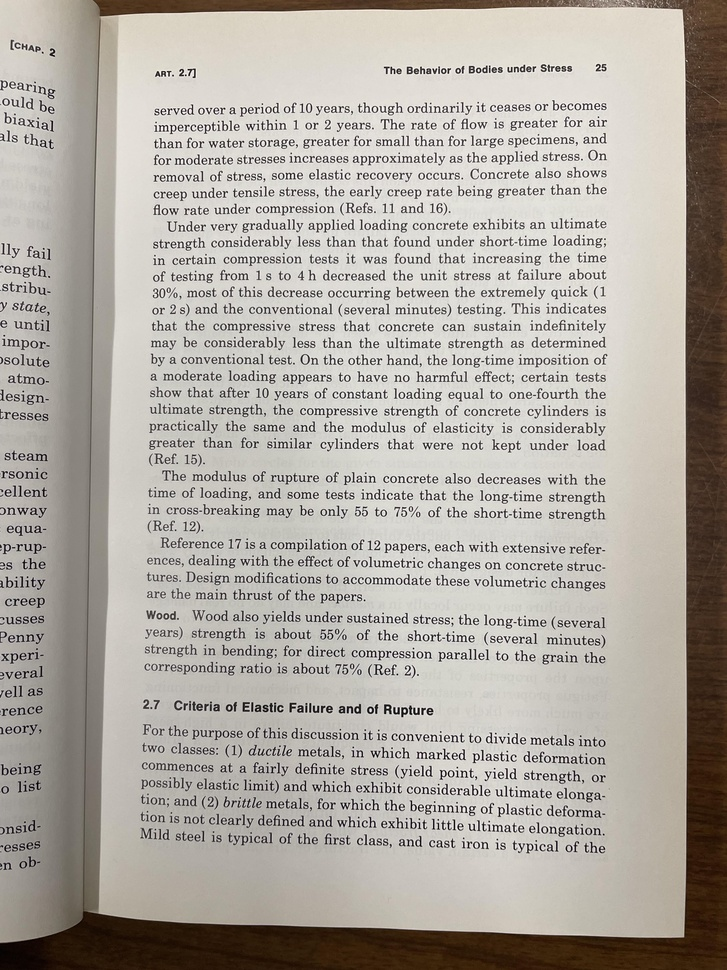
#> input picture images/unnamed.jpg, 727 x 970 px, shrunk from 3024 x 4032 before the run, found by its file name
$ python image_inspect.py
#> lines starting #> are read from the running program, lines starting #| are printed output that depends on the picture; after the words box and inside, x2 and y2 are one past the last pixel; in counts of white or black regions, pixels touching at a corner belong together
# Save this as debug_ocr.py or run in a Jupyter notebook

import cv2
import numpy as np
from matplotlib import pyplot as plt
import pytesseract

# Set this to your Tesseract path if needed
pytesseract.pytesseract.tesseract_cmd = r"C:\Users\nijjohnson\AppData\Local\Programs\Tesseract-OCR\tesseract.exe"

def show_image(title, img):
    plt.figure(figsize=(8, 6))
    plt.title(title)
    plt.imshow(img, cmap='gray')
    plt.axis('off')
    plt.show()

def debug_image_processing(image_path):
    # Load original
#> called with image_path = '.\\images\\unnamed.jpg'
    img = cv2.imread(image_path)
#> img is the input picture: shape (970, 727, 3); mean B, G, R 162.9, 170.3, 175.9
    if img is None:
        print(f"Could not load image: {image_path}")
        return
    show_image("Original", cv2.cvtColor(img, cv2.COLOR_BGR2RGB))

    # Grayscale
    gray = cv2.cvtColor(img, cv2.COLOR_BGR2GRAY)
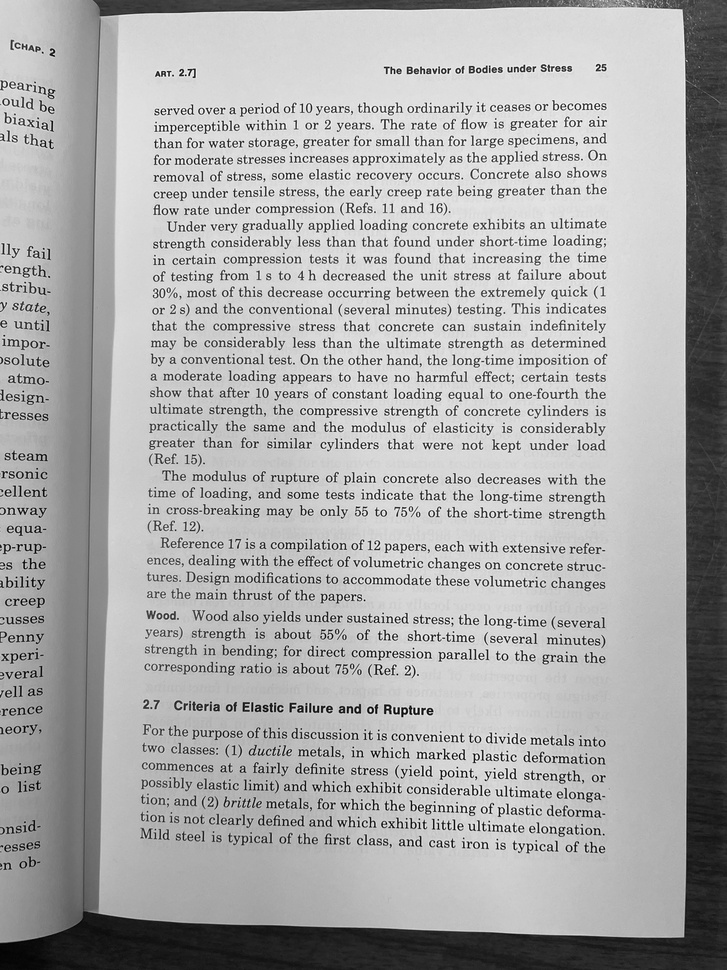
#> gray: shape (970, 727); min 0, max 255, mean 171.1
    show_image("Grayscale", gray)

    # Denoise
    denoised = cv2.fastNlMeansDenoising(gray)
    show_image("Denoised", denoised)

    # Threshold
    thresh = cv2.adaptiveThreshold(
        denoised, 255, cv2.ADAPTIVE_THRESH_GAUSSIAN_C,
        cv2.THRESH_BINARY, 101, 2
    )
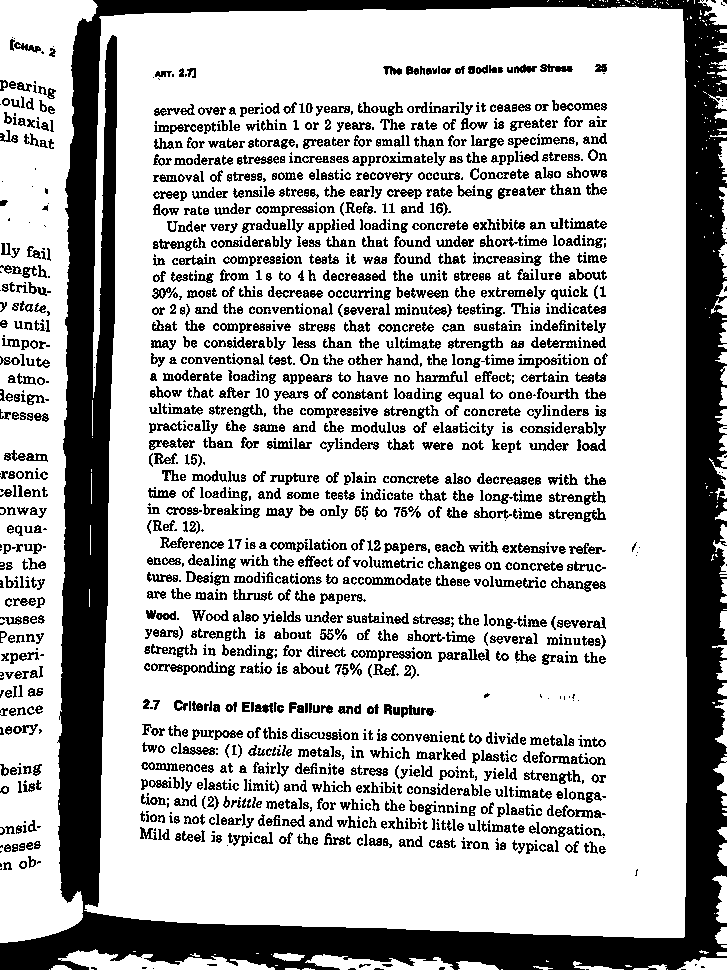
#> thresh: shape (970, 727); 74% white; 2054 black regions (381 under 20 px), largest, box (x1, y1, x2, y2) and area: (0, 0, 727, 970) 99080, (151, 663, 206, 675) 268, (178, 743, 215, 755) 195
    show_image("Thresholded", thresh)

    # Deskew (simple version)
    coords = np.column_stack(np.where(thresh < 255))
#> coords = 183478 pairs, first value 0 to 969, second value 0 to 726
    angle = 0
    if coords.shape[0] > 0:
        rect = cv2.minAreaRect(coords)
#> rect = ((484.5, 363), (726, 969), -90)
        angle = rect[-1]
#> angle = -90
        if angle < -45:
            angle = -(90 + angle)
#> angle = 0
        else:
            angle = -angle
        (h, w) = thresh.shape
#> h = 970; w = 727
        M = cv2.getRotationMatrix2D((w // 2, h // 2), angle, 1.0)
#> M = [[1, 0, 0], [0, 1, 0]]
        deskewed = cv2.warpAffine(thresh, M, (w, h), flags=cv2.INTER_CUBIC, borderMode=cv2.BORDER_REPLICATE)
    else:
        deskewed = thresh
    show_image(f"Deskewed (angle={angle:.2f})", deskewed)

    # OCR
    print("\n--- Raw OCR Output ---")
    text = pytesseract.image_to_string(deskewed, lang='eng')
    print(text)

    print("\n--- OCR Data ---")
    data = pytesseract.image_to_data(deskewed, lang='eng', output_type=pytesseract.Output.DICT)
    for i in range(len(data['text'])):
        print(f"Word: '{data['text'][i]}' | Conf: {data['conf'][i]}")

# Example usage
debug_image_processing(r".\images\unnamed.jpg")
#> (the call stopped at in debug_image_processing, `text = pytesseract.image_to_string(deskewed, lang='eng')`: pytesseract is not available in this run)
